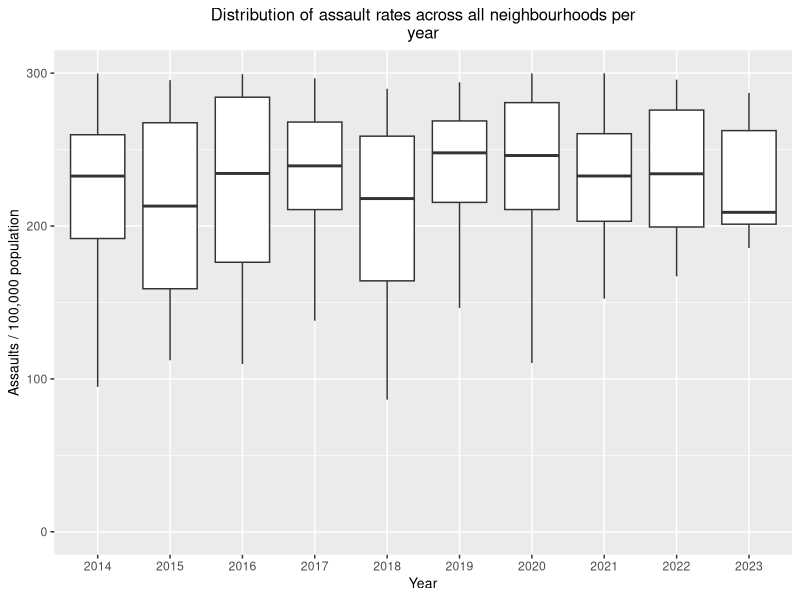
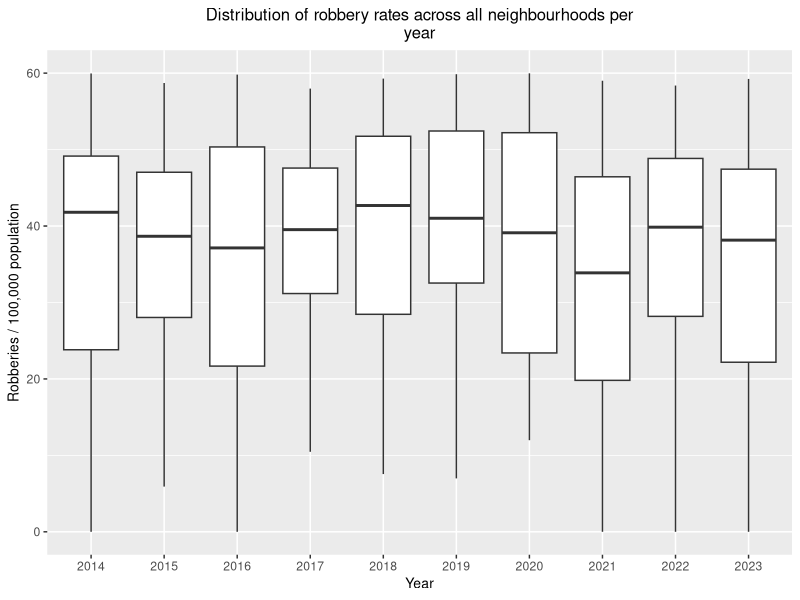
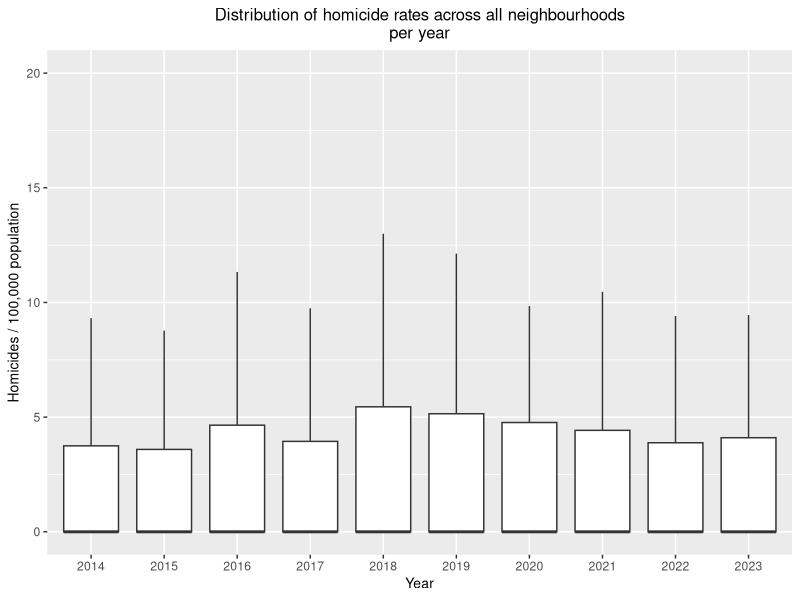
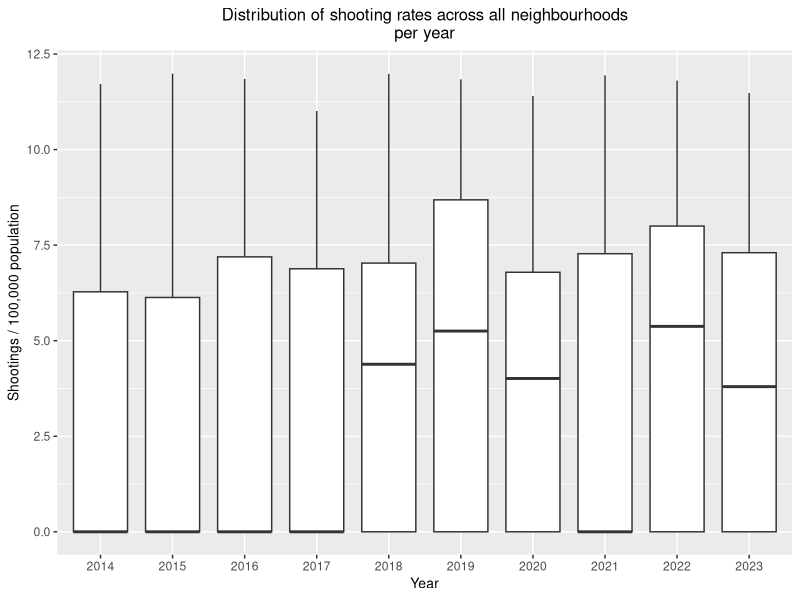

Recreate these plots in R, in order.
## ---- chunk 1
#| include: false
#| warning: false
#| message: false

library(tidyverse)
library(dplyr)
library(here)
library(knitr)
library(ggplot2)
library(reshape2)

cleaned_data <- read_csv(file=here("outputs/data/cleaned_data.csv"))
num_data <- cleaned_data |> select(-c(id, area_name))

# Helper function to wrap plot titles
# Ref: https://stackoverflow.com/a/3935429
wrapper <- function(x, ...) 
{
  paste(strwrap(x, ...), collapse = "\n")
}
## ---- chunk 2
#| echo: false
#| message: false
#| label: sample_assault_data
#| tbl-cap: Sample of assault count and assault rate arranged according to years
data_snippet <- cleaned_data[1:3, c("assault_2022", "assault_2023", "assault_rate_2014", "assault_rate_2015")]

#Kable Ref: https://github.com/christina-wei/INF3104-1-Covid-Clinics/blob/main/outputs/paper/covid_clinics.qmd
data_snippet |>
  kable(
    booktabs = TRUE
  )
## ---- chunk 3
#| echo: false
#| message: false
#| warning: false
#| label: assault_dist_years
num_assault <- cleaned_data |> select(contains("assault_rate_2"))
headers <- as.character(2014:2023)
names(num_assault) <- headers
num_assault <- melt(num_assault)
ggplot(num_assault, aes(x=variable, y=value)) +
    geom_boxplot(outlier.shape = NA) +
    xlab("Year") +
    ylab("Assaults / 100,000 population") +
    ylim(0,300) +
    ggtitle(wrapper("Distribution of assault rates across all neighbourhoods per year", width=60)) +
    theme(plot.title = element_text(size=12, hjust = 0.5),
          axis.title = element_text(size=10))
## ---- chunk 4
#| echo: false
#| message: false
#| warning: false
#| label: robbery_dist_years
num_robbery <- cleaned_data |> select(contains("robbery_rate_2"))
headers <- as.character(2014:2023)
names(num_robbery) <- headers
num_robbery <- melt(num_robbery)
ggplot(num_robbery, aes(x=variable, y=value)) +
    geom_boxplot(outlier.shape = NA) +
    xlab("Year") +
    ylab("Robberies / 100,000 population") +
    ylim(0,60) +
    ggtitle(wrapper("Distribution of robbery rates across all neighbourhoods per year", width=60)) +
    theme(plot.title = element_text(size=12, hjust = 0.5),
          axis.title = element_text(size=10))
## ---- chunk 5
#| echo: false
#| message: false
#| warning: false
#| label: homicide_dist_years
num_homicide <- cleaned_data |> select(contains("homicide_rate_2"))
headers <- as.character(2014:2023)
names(num_homicide) <- headers
num_homicide <- melt(num_homicide)
ggplot(num_homicide, aes(x=variable, y=value)) +
    geom_boxplot(outlier.shape = NA) +
    xlab("Year") +
    ylab("Homicides / 100,000 population") +
    ylim(NA, 20) +
    ggtitle(wrapper("Distribution of homicide rates across all neighbourhoods per year", width=60)) +
    theme(plot.title = element_text(size=12, hjust = 0.5),
          axis.title = element_text(size=10))
## ---- chunk 6
#| echo: false
#| message: false
#| warning: false
#| label: shooting_dist_years
num_shooting <- cleaned_data |> select(contains("shooting_rate_2"))
headers <- as.character(2014:2023)
names(num_shooting) <- headers
num_shooting <- melt(num_shooting)
ggplot(num_shooting, aes(x=variable, y=value)) +
    geom_boxplot(outlier.shape = NA) +
    xlab("Year") +
    ylab("Shootings / 100,000 population") +
    ylim(0,12) +
    ggtitle(wrapper("Distribution of shooting rates across all neighbourhoods per year", width=60)) +
    theme(plot.title = element_text(size=12, hjust = 0.5),
          axis.title = element_text(size=10))
